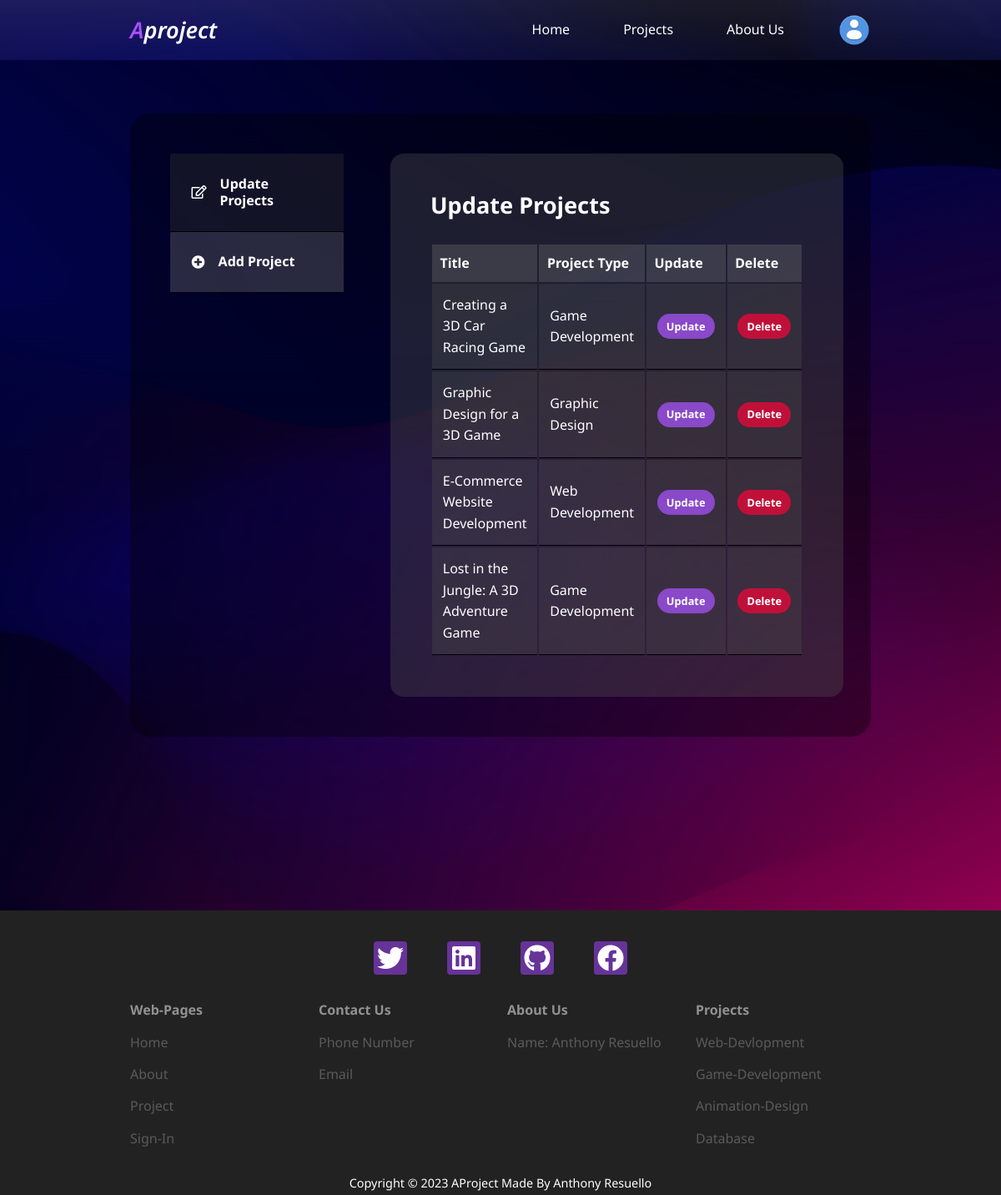
Page /user/view-projects.php (signed in) on the committed database.
### tables this page shows
CREATE TABLE `projects` (
  `id` int UNSIGNED NOT NULL,
  `title` varchar(255) NOT NULL,
  `body` text NOT NULL,
  `project_image` varchar(255) NOT NULL,
  `date_time` timestamp NOT NULL DEFAULT CURRENT_TIMESTAMP,
  `project_type_id` int UNSIGNED NOT NULL,
  `student_id` int UNSIGNED DEFAULT NULL,
  `is_featured` tinyint(1) NOT NULL
);

CREATE TABLE `project_types` (
  `id` int UNSIGNED NOT NULL,
  `name` varchar(50) NOT NULL
);

### user/view-projects.php (the view, shortened to what this page needs)
<?php
include 'components/user-header.php';
$current_user_id = $_SESSION['user-id'];
$query = "SELECT id, title, project_type_id FROM projects WHERE student_id = $current_user_id ORDER BY id DESC";
$projects = mysqli_query($connection, $query);
?>
<section class="view-project-section">
    <div class="container view-project-container">
        <aside>
            <li>
                <a class="active"><i class="far
                                fa-edit"></i>
                    <h5>Update Projects</h5>
                </a>
            </li>
            <li>
                <a class="add-project" href="add-project.php"><i class="fas
                                fa-plus-circle"></i>
                    <h5>Add Project</h5>
                </a>
            </li>
        </aside>
        <main>
            <h2>Update Projects</h2>
            <?php if (mysqli_num_rows($projects) > 0) : ?>
                <table>
                    <thead>
                        <tr>
                            <th>Title</th>
                            <th>Project Type</th>
                            <th>Update</th>
                            <th>Delete</th>
                        </tr>
                    </thead>
                    <tbody>
                        <?php while ($project = mysqli_fetch_assoc($projects)) : ?>
                            <?php
                            $project_type_id = $project['project_type_id'];
                            $project_query = "SELECT name FROM project_types WHERE id = $project_type_id";
                            $project_result = mysqli_query($connection, $project_query);
                            $project_type = mysqli_fetch_assoc($project_result);
                            ?>
                            <tr>
                                <td><?= $project['title'] ?></td>
                                <td><?= $project_type['name'] ?></td>
                                <td><a href="update-project.php?id=<?= $project['id'] ?>" class="btn sm"> Update </a></td>
                                <td><a href="delete-project.php?id=<?= $project['id'] ?>" class="btn sm danger"> Delete </a></td>
                            </tr>
                        <?php endwhile ?>
                    </tbody>
                </table>
            <?php else : ?>
                <div class="alert-message error-message"><?= "No projects found" ?></div>
            <?php endif ?>
        </main>
    </div>
</section>
<?php
include 'components/user-footer.php';
?>

### user/components/user-header.php (shortened to what this page needs)
<!DOCTYPE html>
<html lang="en">
<head>
    <link rel="stylesheet" href="../style.css">
    <link rel="stylesheet" href="https://cdnjs.cloudflare.com/ajax/libs/font-awesome/5.15.2/css/all.min.css">
</head>
<body>
    <nav>
        <div class="container navbar-container">
            <a href="../index.php" class="logo"><span>A</span>project</a>
            <ul class="nav-menu">
                <li><a href="../index.php">Home</a></li>
                <li><a href="../project.php">Projects</a></li>
                <li><a href="../about.php">About Us</a></li>
                <?php if (isset($_SESSION['user-id'])) : ?>
                    <li class="nav-profilepic">
                        <div class="avatar">
                            <img src="../Avatar-Profile-PNG-Images.png">
                        </div>
                    </li>
                <?php else : ?>
                    <li><a href="../signup.php">Sign In</a></li>
                <?php endif ?>
            </ul>
        </div>
    </nav>

### user/components/user-footer.php (shortened to what this page needs)
<footer>
    <div class="socials-icons">
        <a href="https://twitter.com"><i class="fab
                        fa-twitter fa-2x"></i></a>
        <a href="https://www.linkedin.com"><i class="fab
                        fa-linkedin fa-2x"></i></a>
        <a href="https://github.com"><i class="fab
                        fa-github fa-2x"></i></a>
        <a href="https://github.com"><i class="fab
                        fa-facebook fa-2x"></i></a>
    </div>
    <div class="container footer-container">
        <article>
            <h4>
                Web-Pages
            </h4>
            <ul>
                <li>
                    <a href="index.php">Home</a>
                </li>
                <li>
                    <a href="about.php">About</a>
                </li>
                <li>
                    <a href="project.php">Project</a>
                </li>
                <li>
                    <a href="sign-in.php">Sign-In</a>
                </li>
            </ul>
        </article>
        <article>
            <h4>
                Contact Us
            </h4>
            <ul>
                <li>
                    <a href="about.php">Phone Number</a>
                </li>
                <li>
                    <a href="about.php">Email</a>
                </li>
            </ul>
        </article>
        <article>
            <h4>
                About Us
            </h4>
            <ul>
                <li>
                    <a href="about.php">Name: Anthony Resuello</a>
                </li>
            </ul>
        </article>
        <article>
            <h4>
                Projects
            </h4>
            <ul>
                <li>
                    <a href="">Web-Devlopment</a>
                </li>
                <li>
                    <a href="">Game-Development</a>
                </li>
                <li>
                    <a href="">Animation-Design</a>
                </li>
                <li>
                    <a href="">Database</a>
                </li>
            </ul>
        </article>
    </div>
    <div class="footer-text">
        <small>
            Copyright &copy; 2023 AProject Made By Anthony Resuello
        </small>
    </div>
</footer>
</body>
</html>

### style.css (style rules this page uses)
* { margin:0; padding: 0; border: 0; list-style: none; text-decoration: none; box-sizing: border-box; }
body { font-family: 'Noto Sans', sans-serif; line-height: 1.6; color: black; overflow-x: hidden; background: linear-gradient(rgba(0, 0, 0, 0.2), rgba(0, 0, 0, 0.2)), url('wallhaven-k7l81m.jpg'); background-repeat: no-repeat; background-size: cover; background-position: center; }
.container { width: 74%; max-width: 1800px; margin-inline: auto; }
h1, h2, h3, h4, h5 { color:white; line-height: 1.3; }
h2 { font-size: 1.7rem; margin: 1rem 0; }
h4 { font-size: 1rem; }
a { color: white; transition: 300ms; }
img { display: block; width: 100%; object-fit: cover; }
span { color: rgb(168, 80, 255); ; font-size: 1.7rem; font-weight: 600; font-style: italic; }
nav { background: linear-gradient(rgba(255, 255, 255, 0.1), rgba(187, 187, 187, 0.061)), url('wallhaven-k7l81m.jpg'); background-repeat: no-repeat; background-size: cover; background-position: top; width: 100vw; height: 4.5rem; top: 0; z-index: 10; }
.navbar-container { height: 100%; display: flex; align-items: center; justify-content: space-between; }
.avatar { width: 2.5rem; height: 2.5rem; overflow: hidden; }
.logo { font-weight: 600; font-size: 1.7rem; font-style: italic; }
.nav-menu { display: flex; align-items: center; gap: 4rem; }
.nav-profilepic { position: relative; cursor: pointer; }
footer { background: rgb(255, 255, 255); padding: 2.3rem 0 0; background-color: #222; color: white; }
.socials-icons { margin-inline: auto; width: fit-content; margin-bottom: 2rem; display: flex; justify-content: space-between; align-items: center; gap: 3rem; }
.socials-icons a { background: rebeccapurple; border-radius: 10%; width: 2.5rem; height: 2.5rem; display: flex; align-items: center; justify-content: center; }
.footer-container { display: grid; grid-template-columns: repeat(4,1fr); margin-bottom: 1.2rem; gap: 1rem; }
.footer-container h4 { color: white; margin-bottom: 0.6rem; }
footer ul li { padding: 0.4rem 0; }
footer ul a { opacity: 0.5; }
.footer-text { font-size: 0.8rem; text-align: center; padding: 0.2rem 0; }
.footer-text small { font-size: 0.9rem; }
.footer-container { opacity: 0.5; }
.btn { display: inline-block; width: fit-content; padding: 0.6rem 1.2rem; background-color: rgb(137, 73, 201); border-radius: 1.2rem; cursor: pointer; color: white; font-weight: bold; font-size: 1rem; }
.btn.sm { padding: 0.3rem 0.7rem; font-size: 0.8rem; }
.btn.danger { background-color: rgb(192, 16, 57); }
.view-project-section { margin-top: 4rem; }
.view-project-container { display: grid; grid-template-columns: 13rem auto; gap: 2rem; background-color: #0000005d; padding: 3rem; margin-bottom: 13em; border-radius: 1.5rem; }
.view-project-container h2 { padding: 0; margin: 0 0 2rem 0; line-height: 1; }
main { background-color: #5151515d; padding: 3rem; border-radius: 1rem; }
td { color: white; }
th { color: white; }
aside h5 { font-size: 1rem; }
.view-project-section aside a { background-color: #6f6f6f5d; display: flex; gap: 1rem; align-items: center; padding: 1.6rem; border-bottom: 1px solid black; border-radius: 0.1rem; }
.view-project-section aside a.active { background-color: #2c2c2c69; }
.view-project-section main { margin-left: 1.5rem; }
.view-project-section main table { width: 100%; text-align: left; }
.view-project-section main table th { background-color: #6f6f6f5d; padding: 0.6rem; }
.view-project-section main table td { padding: 0.9rem; border-bottom: 1px solid black; }
.view-project-section main table td { padding: 0.8rem; background: #4949495f; }

### rows in the picture
projects: title "Creating a 3D Car Racing Game", project_type.name "Game Development"
projects: title "Graphic Design for a 3D Game", project_type.name "Graphic Design"
projects: title "E-Commerce Website Development", project_type.name "Web Development"
projects: title "Lost in the Jungle: A 3D Adventure Game", project_type.name "Game Development"
